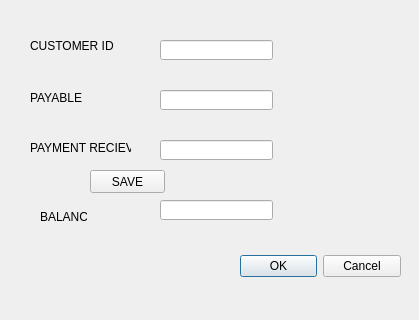
<?xml version="1.0" encoding="UTF-8"?>
<ui version="4.0">
 <class>customer_payments</class>
 <widget class="QDialog" name="customer_payments">
  <property name="geometry">
   <rect>
    <x>0</x>
    <y>0</y>
    <width>419</width>
    <height>320</height>
   </rect>
  </property>
  <property name="windowTitle">
   <string>Dialog</string>
  </property>
  <widget class="QDialogButtonBox" name="buttonBox">
   <property name="geometry">
    <rect>
     <x>240</x>
     <y>250</y>
     <width>161</width>
     <height>32</height>
    </rect>
   </property>
   <property name="orientation">
    <enum>Qt::Horizontal</enum>
   </property>
   <property name="standardButtons">
    <set>QDialogButtonBox::Cancel|QDialogButtonBox::Ok</set>
   </property>
  </widget>
  <widget class="QLabel" name="label">
   <property name="geometry">
    <rect>
     <x>30</x>
     <y>30</y>
     <width>111</width>
     <height>31</height>
    </rect>
   </property>
   <property name="text">
    <string>CUSTOMER ID</string>
   </property>
  </widget>
  <widget class="QLineEdit" name="le_pcid">
   <property name="geometry">
    <rect>
     <x>160</x>
     <y>40</y>
     <width>113</width>
     <height>20</height>
    </rect>
   </property>
  </widget>
  <widget class="QLabel" name="label_2">
   <property name="geometry">
    <rect>
     <x>30</x>
     <y>140</y>
     <width>101</width>
     <height>16</height>
    </rect>
   </property>
   <property name="text">
    <string>PAYMENT RECIEVED</string>
   </property>
  </widget>
  <widget class="QLineEdit" name="le_precieved">
   <property name="geometry">
    <rect>
     <x>160</x>
     <y>140</y>
     <width>113</width>
     <height>20</height>
    </rect>
   </property>
  </widget>
  <widget class="QLabel" name="label_3">
   <property name="geometry">
    <rect>
     <x>30</x>
     <y>90</y>
     <width>91</width>
     <height>16</height>
    </rect>
   </property>
   <property name="text">
    <string>PAYABLE</string>
   </property>
  </widget>
  <widget class="QLineEdit" name="le_ppayable">
   <property name="geometry">
    <rect>
     <x>160</x>
     <y>90</y>
     <width>113</width>
     <height>20</height>
    </rect>
   </property>
  </widget>
  <widget class="QLabel" name="label_4">
   <property name="geometry">
    <rect>
     <x>40</x>
     <y>210</y>
     <width>47</width>
     <height>13</height>
    </rect>
   </property>
   <property name="text">
    <string>BALANCE</string>
   </property>
  </widget>
  <widget class="QPushButton" name="pb_cpsave">
   <property name="geometry">
    <rect>
     <x>90</x>
     <y>170</y>
     <width>75</width>
     <height>23</height>
    </rect>
   </property>
   <property name="text">
    <string>SAVE</string>
   </property>
  </widget>
  <widget class="QLineEdit" name="le_cpbalance">
   <property name="geometry">
    <rect>
     <x>160</x>
     <y>200</y>
     <width>113</width>
     <height>20</height>
    </rect>
   </property>
  </widget>
 </widget>
 <resources/>
 <connections>
  <connection>
   <sender>buttonBox</sender>
   <signal>accepted()</signal>
   <receiver>customer_payments</receiver>
   <slot>accept()</slot>
   <hints>
    <hint type="sourcelabel">
     <x>248</x>
     <y>254</y>
    </hint>
    <hint type="destinationlabel">
     <x>157</x>
     <y>274</y>
    </hint>
   </hints>
  </connection>
  <connection>
   <sender>buttonBox</sender>
   <signal>rejected()</signal>
   <receiver>customer_payments</receiver>
   <slot>reject()</slot>
   <hints>
    <hint type="sourcelabel">
     <x>316</x>
     <y>260</y>
    </hint>
    <hint type="destinationlabel">
     <x>286</x>
     <y>274</y>
    </hint>
   </hints>
  </connection>
 </connections>
</ui>
